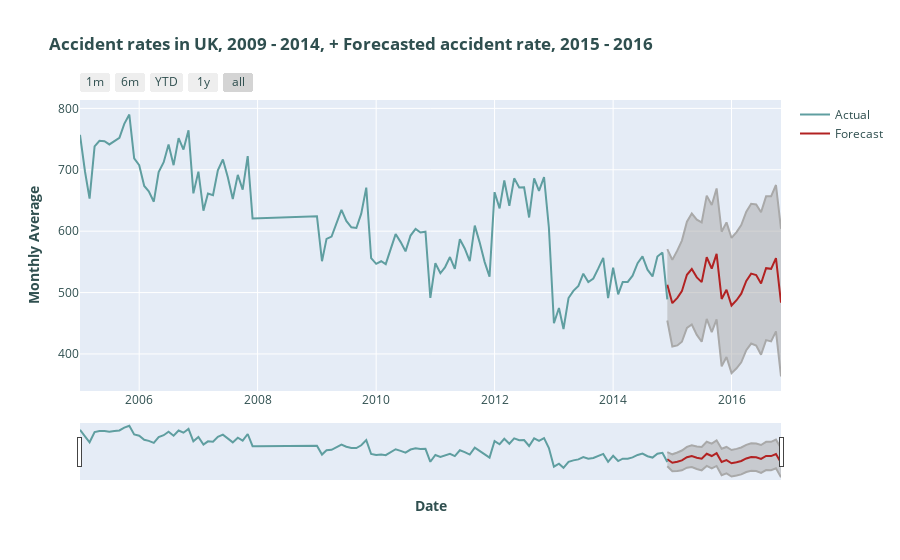

This figure's notebook cell:
### Code cell
plot_sarima_forecast(lower_series, upper_series, fitted_series, uk_agg)
